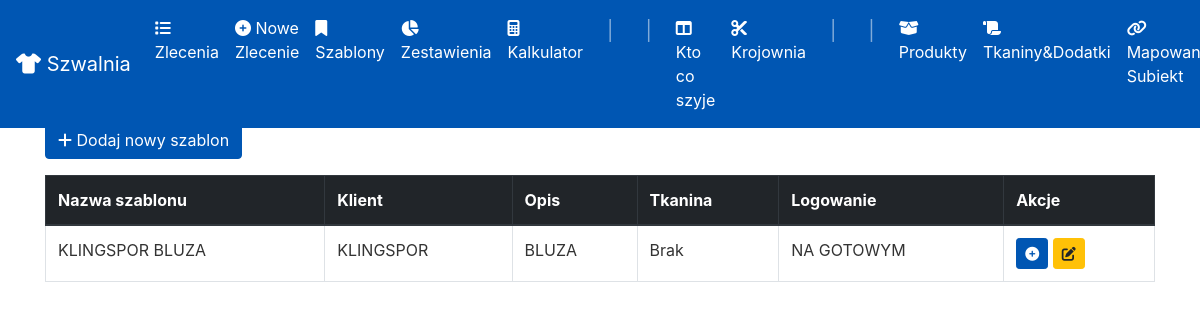
The app's page /order_templates, older data.
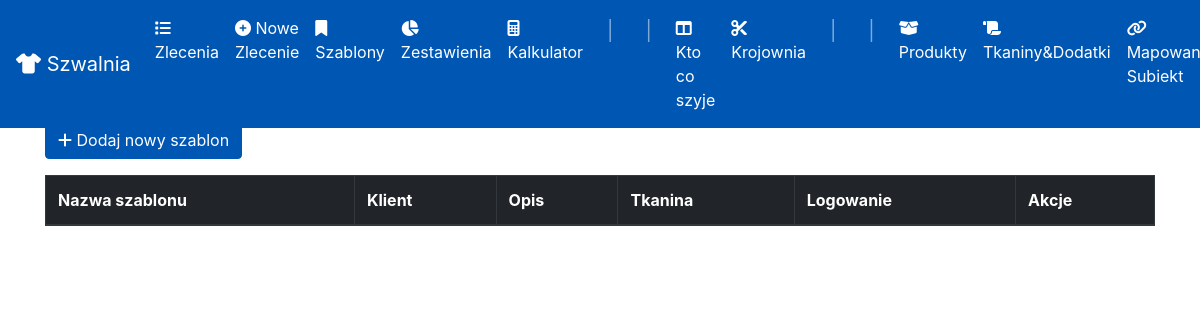
The same page, newer data.
### app/models.py (models this page shows, shortened)
class OrderTemplate(db.Model):
    id = db.Column(db.Integer, primary_key=True)
    template_name = db.Column(db.String(100), nullable=False, unique=True)
    client_name = db.Column(db.String(100), nullable=False)
    description = db.Column(db.Text, nullable=False)
    created_at = db.Column(db.DateTime, default=datetime.utcnow)
    login_info = db.Column(db.Text, nullable=True)
    fabrics = db.relationship('TemplateFabric', cascade="all, delete-orphan")

### app/routes.py (the view)
@app.route('/order_templates')
def order_templates():
    templates = OrderTemplate.query.order_by(OrderTemplate.created_at.desc()).all()
    return render_template('order_templates_list.html', templates=templates)

### app/routes.py (called while the page is built)
@app.context_processor
def inject_in_progress_orders():
    all_in_progress = Order.query.filter_by(status='W REALIZACJI').order_by(Order.deadline).all()
    krojownia_orders = []
    szwalnia_orders = []
    for order in all_in_progress:
        order.total_quantity = sum(item.quantity for item in order.order_items)
        if order.cutting_table == 'skrojone' and order.assigned_team is not None:
            szwalnia_orders.append(order)
        elif order.cutting_table is not None and order.cutting_table != 'skrojone':
            krojownia_orders.append(order)
    return dict(krojownia_in_progress=krojownia_orders, szwalnia_in_progress=szwalnia_orders)

### app/templates/order_templates_list.html (shortened to what this page needs)
{% extends "base.html" %}
{% block content %}
<h2>Szablony Zleceń</h2>
<a href="{{ url_for('new_template') }}" class="btn btn-primary mb-3">
    <i class="fas fa-plus"></i> Dodaj nowy szablon
</a>
<table class="table table-bordered table-hover">
    <thead class="thead-dark">
        <tr>
            <th>Nazwa szablonu</th>
            <th>Klient</th>
            <th>Opis</th>
            <th>Tkanina</th>
            <th>Logowanie</th>
            <th>Akcje</th>
        </tr>
    </thead>
    <tbody>
    {% for template in templates %}
        <tr>
            <td>{{ template.template_name }}</td>
            <td>{{ template.client_name }}</td>
            <td>{{ template.description }}</td>
            <td>{{ template.fabric.name if template.fabric else 'Brak' }}</td>
            <td>{{ template.login_info or 'Brak' }}</td>
            <td>
                <a href="{{ url_for('new_order', template_id=template.id) }}" class="btn btn-sm btn-primary" title="Utwórz z szablonu"><i class="fas fa-plus-circle"></i></a>
                <a href="{{ url_for('edit_template', template_id=template.id) }}" class="btn btn-sm btn-warning" title="Edytuj"><i class="fas fa-edit"></i></a>
            </td>
        </tr>
    {% endfor %}
    </tbody>
</table>
{% endblock %}

### app/templates/base.html (shortened to what this page needs)
<!DOCTYPE html>
<html lang="pl">
<head>
  <link rel="stylesheet" href="https://maxcdn.bootstrapcdn.com/bootstrap/4.0.0/css/bootstrap.min.css">
  <link href="https://cdnjs.cloudflare.com/ajax/libs/font-awesome/6.4.0/css/all.min.css" rel="stylesheet">
</head>
<body>
<nav class="navbar navbar-expand-lg navbar-dark fixed-top" style="background-color: #0056b3;">
  <a class="navbar-brand" href="{{ url_for('orders_list') }}">
    <i class="fas fa-tshirt"></i> Szwalnia
  </a>
  <div class="collapse navbar-collapse" id="navbarNav">
    <ul class="navbar-nav mr-auto">
      <li class="nav-item">
        <a class="nav-link" href="{{ url_for('orders_list') }}">
          <i class="fas fa-list"></i> Zlecenia
        </a>
      </li>
      <li class="nav-item">
        <a class="nav-link" href="{{ url_for('new_order') }}">
          <i class="fas fa-plus-circle"></i> Nowe Zlecenie
        </a>
      </li>
      <li class="nav-item">
        <a class="nav-link" href="{{ url_for('order_templates') }}">
          <i class="fas fa-bookmark"></i> Szablony
        </a>
      </li>
      <li class="nav-item">
        <a class="nav-link" href="{{ url_for('reports') }}">
            <i class="fas fa-chart-pie"></i> Zestawienia
        </a>
      </li>
      <li class="nav-item">
        <a class="nav-link" href="{{ url_for('calculator') }}">
          <i class="fas fa-calculator"></i> Kalkulator
        </a>
      </li>
  <li class="nav-item">
    <span class="navbar-text mx-3" style="font-size: 1.2rem;">|</span>
  </li>
      <li class="nav-item">
  <li class="nav-item">
    <span class="navbar-text mx-3" style="font-size: 1.2rem;">|</span>
  </li>
      <li class="nav-item">
        <a class="nav-link" href="{{ url_for('kanban') }}">
          <i class="fas fa-table-columns"></i> Kto co szyje
        </a>
      </li>
      <li class="nav-item">
        <a class="nav-link" href="{{ url_for('krojownia') }}">
          <i class="fas fa-scissors"></i> Krojownia
        </a>
      </li>
  <li class="nav-item">
    <span class="navbar-text mx-3" style="font-size: 1.2rem;">|</span>
  </li>
  <li class="nav-item">
    <span class="navbar-text mx-3" style="font-size: 1.2rem;">|</span>
  </li>
      <li class="nav-item">
        <a class="nav-link" href="{{ url_for('products_list') }}">
            <i class="fas fa-box-open"></i> Produkty
        </a>
      </li>
      <li class="nav-item">
        <a class="nav-link" href="{{ url_for('materials_management') }}">
            <i class="fas fa-scroll"></i> Tkaniny&Dodatki
        </a>
      </li>
      <li class="nav-item">
        <a class="nav-link" href="{{ url_for('subiekt_mapping') }}">
            <i class="fas fa-link"></i> Mapowanie Subiekt
        </a>
      </li>
    </ul>
  </div>
</nav>
<div class="container" style="margin-top:75px;">
  {% block content %}{% endblock %}
</div>
</body>
</html>

Row changes from the older to the newer data that the page shows:
removed OrderTemplate: template_name "KLINGSPOR BLUZA", client_name "KLINGSPOR", description "BLUZA", fabric "Brak", login_info "NA GOTOWYM"
